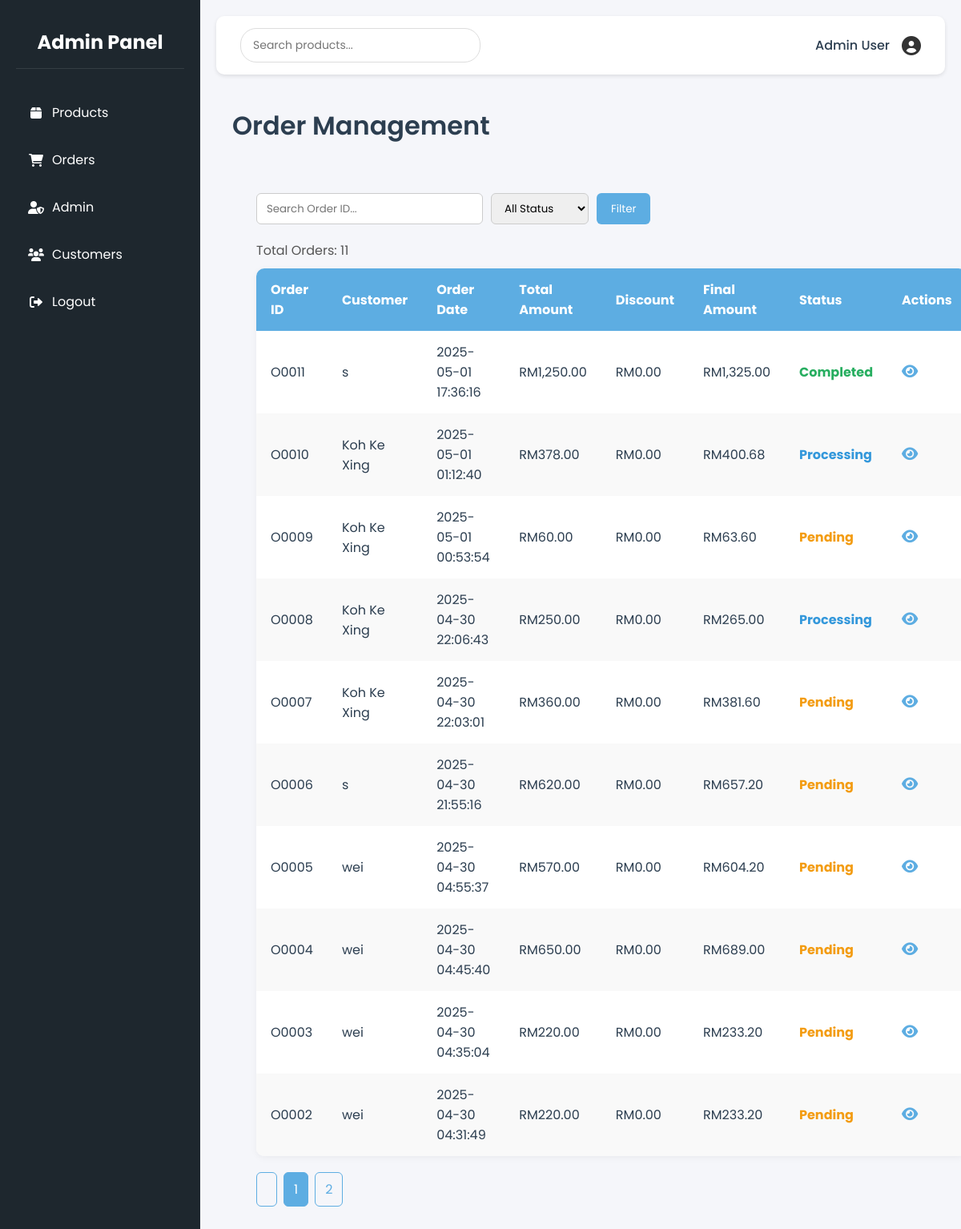
Page /admin_order_list.php on the committed database.
### tables this page shows
CREATE TABLE `order` (
  `OrderID` varchar(5) NOT NULL,
  `customerid` varchar(5) DEFAULT NULL,
  `OrderDate` datetime DEFAULT NULL,
  `TotalAmount` decimal(10,2) DEFAULT NULL,
  `DiscountAmount` decimal(10,2) DEFAULT NULL,
  `FinalAmount` decimal(10,2) DEFAULT NULL,
  `OrderStatus` varchar(50) DEFAULT NULL
);

CREATE TABLE `customer` (
  `customerid` varchar(5) NOT NULL,
  `name` varchar(30) NOT NULL,
  `email` varchar(30) NOT NULL,
  `phonenum` varchar(12) NOT NULL,
  `dateofbirth` date NOT NULL,
  `address` varchar(50) NOT NULL,
  `gender` char(1) NOT NULL,
  `password` varchar(8) NOT NULL,
  `registrationtime` timestamp NOT NULL DEFAULT CURRENT_TIMESTAMP
);

### admin_order_list.php (the view, shortened to what this page needs)
<?php
if (file_exists('db.php')) {
    include 'db.php';
} else {
    $host = 'localhost';
    $dbname = 'graduation_store';
    $username = 'root';
    $password = '';
    try {
        $conn = new mysqli($host, $username, $password, $dbname);
    } catch(Exception $e) {
        die("Connection failed: " . $e->getMessage());
    }
}
$search = $_GET['search'] ?? '';
$status_filter = $_GET['status'] ?? '';
$page = isset($_GET['page']) ? max(1, intval($_GET['page'])) : 1;
$limit = 10;
$offset = ($page - 1) * $limit;
$where = "WHERE 1";
$total_sql = "SELECT COUNT(*) as total FROM `order` $where";
$total_result = $conn->query($total_sql);
$total_row = $total_result->fetch_assoc();
$total_orders = $total_row['total'];
$total_pages = ceil($total_orders / $limit);
$sql = "SELECT o.*, c.name as customer_name FROM `order` o
        LEFT JOIN customer c ON o.customerid = c.customerid
        $where ORDER BY OrderDate DESC LIMIT $limit OFFSET $offset";
$result = $conn->query($sql);
?>
<!DOCTYPE html>
<html lang="en">
<head>
  <link rel="stylesheet" href="https://cdnjs.cloudflare.com/ajax/libs/font-awesome/6.5.0/css/all.min.css">
  <link rel="stylesheet" href="admin_product.css">
    <link rel="stylesheet" href="https://cdnjs.cloudflare.com/ajax/libs/font-awesome/6.0.0/css/all.min.css">
</head>
<body>
<nav class="sidebar">
            <div class="logo">
                <h2>Admin Panel</h2>
            </div>
            <ul class="nav-links">
            <li ><a href="admin_product.php"><i class="fas fa-box"></i> Products</a></li>
                <li><a href="admin_order_list.php"><i class="fas fa-shopping-cart"></i> Orders</a></li>
                <li><a href="admindetails.php"><i class="fas fa-user-shield"></i> Admin</a></li>
                <li><a href="custdetails.php"><i class="fas fa-users"></i> Customers</a></li>
                <li><a href="logout.php"><i class="fas fa-sign-out-alt"></i> Logout</li>
            </ul>
        </nav>
        <main class="main-content">
            <header class="top-bar">
                <div class="search">
                    <input type="text" id="productSearch" placeholder="Search products...">
                </div>
                <div class="user-info">
    <span>Admin User</span>
    <i class="fas fa-user-circle" style="font-size: 24px; color: #333;"></i>
</div>
            </header>
            <div class="dashboard">
                <h1>Order Management</h1>
<div class="content">
  <form class="filter-bar" method="GET">
    <input type="text" name="search" placeholder="Search Order ID..." value="<?php echo htmlspecialchars($search); ?>">
    <select name="status">
      <option value="">All Status</option>
    </select>
    <button type="submit">Filter</button>
  </form>
<div style="margin-bottom: 10px; font-size: 16px; color: #555;">
  Total Orders: <?php echo $total_orders; ?>
</div>
  <table>
    <thead>
      <tr>
        <th>Order ID</th>
        <th>Customer</th>
        <th>Order Date</th>
        <th>Total Amount</th>
        <th>Discount</th>
        <th>Final Amount</th>
        <th>Status</th>
        <th>Actions</th>
      </tr>
    </thead>
    <tbody>
      <?php if($result && $result->num_rows > 0): ?>
        <?php while($row = $result->fetch_assoc()): ?>
          <tr>
            <td><?php echo htmlspecialchars($row['OrderID']); ?></td>
            <td><?php echo htmlspecialchars($row['customer_name'] ?? 'Unknown'); ?></td>
            <td><?php echo htmlspecialchars($row['OrderDate']); ?></td>
            <td>RM<?php echo number_format($row['TotalAmount'], 2); ?></td>
            <td>RM<?php echo number_format($row['DiscountAmount'], 2); ?></td>
            <td>RM<?php echo number_format($row['FinalAmount'], 2); ?></td>
            <td class="status-<?php echo strtolower($row['OrderStatus']); ?>">
              <?php echo htmlspecialchars($row['OrderStatus']); ?>
            </td>
            <td><a href="admin_order_detail.php?order_id=<?php echo $row['OrderID']; ?>"><i class="fas fa-eye view-icon"></i></a></td>
          </tr>
        <?php endwhile; ?>
      <?php else: ?>
        <tr>
          <td colspan="8" style="text-align: center; padding: 20px;">No orders found</td>
        </tr>
      <?php endif; ?>
    </tbody>
  </table>
  <div class="pagination">
    <?php for($i = 1; $i <= $total_pages; $i++): ?>
      <a href="?page=<?php echo $i; ?>&search=<?php echo urlencode($search); ?>&status=<?php echo urlencode($status_filter); ?>" class="<?php if($i == $page) echo 'active'; ?>">
        <?php echo $i; ?>
      </a>
    <?php endfor; ?>
  </div>
</div>
</body>
</html>

### admin_product.css (style rules this page uses)
:root { --primary-color: #4A90E2; --secondary-color: #2C3E50; --success-color: #2ECC71; --danger-color: #E74C3C; --dark-bg: #1E272E; --light-bg: #F5F6FA; --text-color: #2C3E50; }
* { margin: 0; padding: 0; box-sizing: border-box; font-family: 'Poppins', sans-serif; }
body { background-color: var(--light-bg); color: var(--text-color); }
.sidebar { width: 250px; background: var(--dark-bg); color: white; padding: 20px; position: fixed; height: 100%; z-index: 100; }
.logo h2 { padding: 15px 0; text-align: center; border-bottom: 1px solid rgba(255,255,255,0.1); margin-bottom: 20px; }
.nav-links { margin-top: 30px; list-style: none; }
.nav-links li { margin-bottom: 10px; }
.nav-links a { color: white; text-decoration: none; padding: 12px 15px; display: flex; align-items: center; border-radius: 8px; transition: all 0.3s; }
.nav-links a i { margin-right: 10px; width: 20px; text-align: center; }
.main-content { flex: 1; margin-left: 250px; padding: 20px; background: var(--light-bg); }
.top-bar { background: white; padding: 15px 30px; display: flex; justify-content: space-between; align-items: center; box-shadow: 0 2px 5px rgba(0,0,0,0.1); border-radius: 10px; margin-bottom: 20px; }
.search input { padding: 10px 15px; border: 1px solid #ddd; border-radius: 20px; width: 300px; font-size: 14px; }
.user-info { display: flex; align-items: center; gap: 15px; }
.user-info span { font-weight: 500; }
.dashboard { padding: 20px; }
.dashboard h1 { margin-bottom: 30px; color: var(--secondary-color); font-weight: 600; }

### rows in the picture
order: OrderID "O0011", customerid.name "s", OrderDate "2025-05-01 17:36:16", TotalAmount "1,250.00", DiscountAmount "0.00", FinalAmount "1,325.00", OrderStatus "Completed"
order: OrderID "O0010", customerid.name "Koh Ke Xing", OrderDate "2025-05-01 01:12:40", TotalAmount "378.00", DiscountAmount "0.00", FinalAmount "400.68", OrderStatus "Processing"
order: OrderID "O0009", customerid.name "Koh Ke Xing", OrderDate "2025-05-01 00:53:54", TotalAmount "60.00", DiscountAmount "0.00", FinalAmount "63.60", OrderStatus "Pending"
order: OrderID "O0008", customerid.name "Koh Ke Xing", OrderDate "2025-04-30 22:06:43", TotalAmount "250.00", DiscountAmount "0.00", FinalAmount "265.00", OrderStatus "Processing"
order: OrderID "O0007", customerid.name "Koh Ke Xing", OrderDate "2025-04-30 22:03:01", TotalAmount "360.00", DiscountAmount "0.00", FinalAmount "381.60", OrderStatus "Pending"
order: OrderID "O0006", customerid.name "s", OrderDate "2025-04-30 21:55:16", TotalAmount "620.00", DiscountAmount "0.00", FinalAmount "657.20", OrderStatus "Pending"
order: OrderID "O0005", customerid.name "wei", OrderDate "2025-04-30 04:55:37", TotalAmount "570.00", DiscountAmount "0.00", FinalAmount "604.20", OrderStatus "Pending"
order: OrderID "O0004", customerid.name "wei", OrderDate "2025-04-30 04:45:40", TotalAmount "650.00", DiscountAmount "0.00", FinalAmount "689.00", OrderStatus "Pending"
order: OrderID "O0003", customerid.name "wei", OrderDate "2025-04-30 04:35:04", TotalAmount "220.00", DiscountAmount "0.00", FinalAmount "233.20", OrderStatus "Pending"
order: OrderID "O0002", customerid.name "wei", OrderDate "2025-04-30 04:31:49", TotalAmount "220.00", DiscountAmount "0.00", FinalAmount "233.20", OrderStatus "Pending"

### other values in the picture
$total_orders "11"
